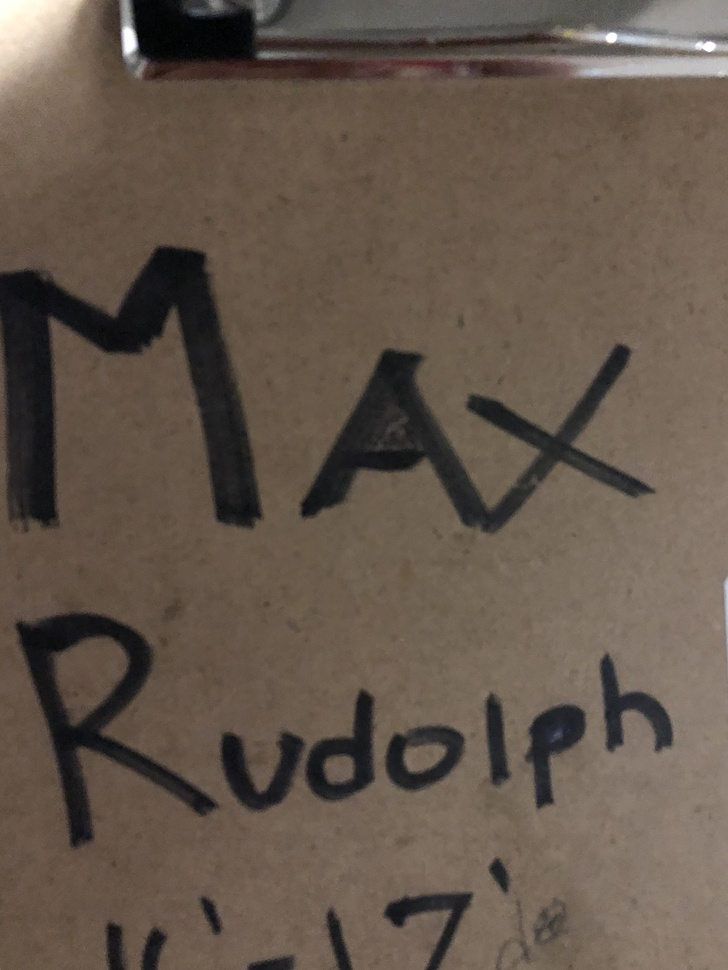
#> input picture IMG_1938.JPG, 728 x 970 px, shrunk from 2853 x 3802 before the run
$ python -i text_detection.py   (imports and definitions only)
#> lines starting #> are read from the running program, lines starting #| are printed output that depends on the picture
#> further down, picture is the input picture: shape (970, 728, 3); mean B, G, R 75.3, 86.9, 100.1
### image_edit.py
import numpy as np
import cv2
def pad_white(img):


    if len(img.shape) == 3:
        img = cv2.cvtColor(img, cv2.COLOR_BGR2GRAY)
    pad = .25

    r = len(img)
#> r = 970
    c = len(img[0])
#> c = 728
    newImg = np.zeros((round((1+pad*2)*r),round((1+pad*2)*c)), np.uint8) + 255
    top = round(pad * r)
#> top = 242
    left = round(pad * c)
#> left = 182

    for i in range(round(top), top + r-1):
        for k in range(round(left), left + c-1):
            newImg[i, k] = img[i - top, k - left]
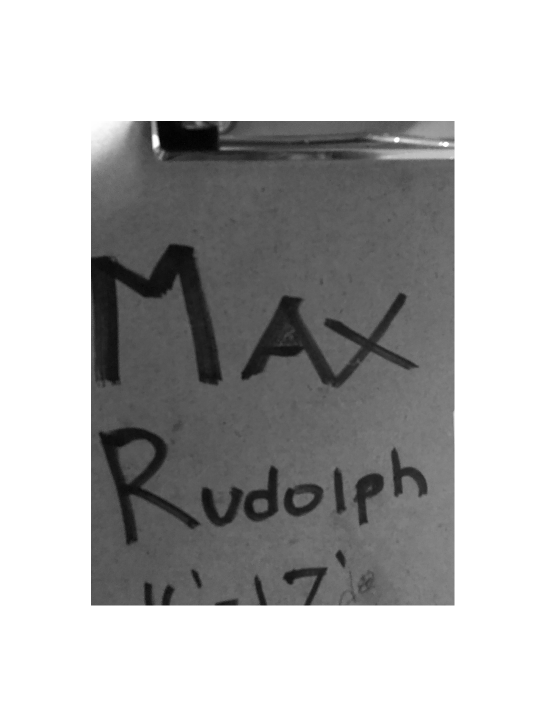
#> newImg: shape (1455, 1092) (shown at 1/2 size); min 0, max 255, mean 181.6

    return newImg

# [37 lines left out: function image_overlap, not called in this run]

### text_detection.py
import cv2
import numpy as np
import pytesseract
import image_edit as ie

def getString(img):
    if len(img.shape) == 3:
        cv2.cvtColor(img, cv2.COLOR_BGR2GRAY)
    kernel = np.ones((1,1), np.uint8)
    img = cv2.dilate(img, kernel, iterations = 1)
    img = cv2.erode(img, kernel, iterations = 1)

    #img = cv2.adaptiveThreshold(img, 255, cv2.ADAPTIVE_THRESH_GAUSSIAN_C, cv2.THRESH_BINARY, 11, 2)


    padded = ie.pad_white(img)
    pad = np.append(padded, padded, axis=1)
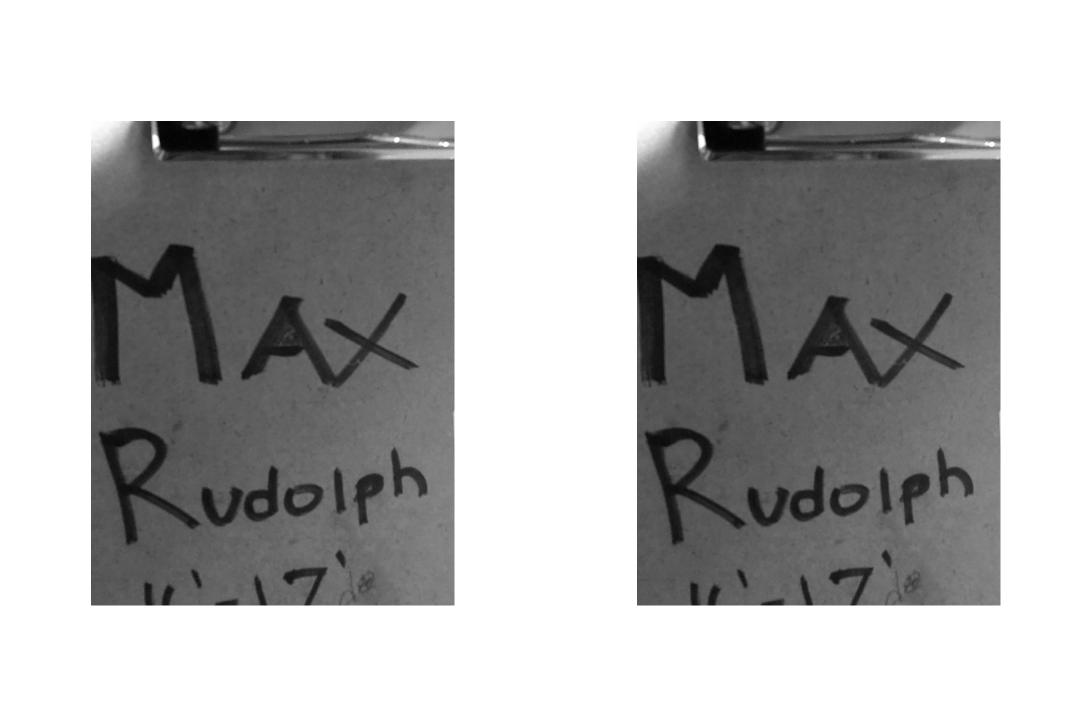
#> pad: shape (1455, 2184) (shown at 1/2 size); min 0, max 255, mean 181.6

#> (the run stopped early here; a loop or call above may not have finished)
